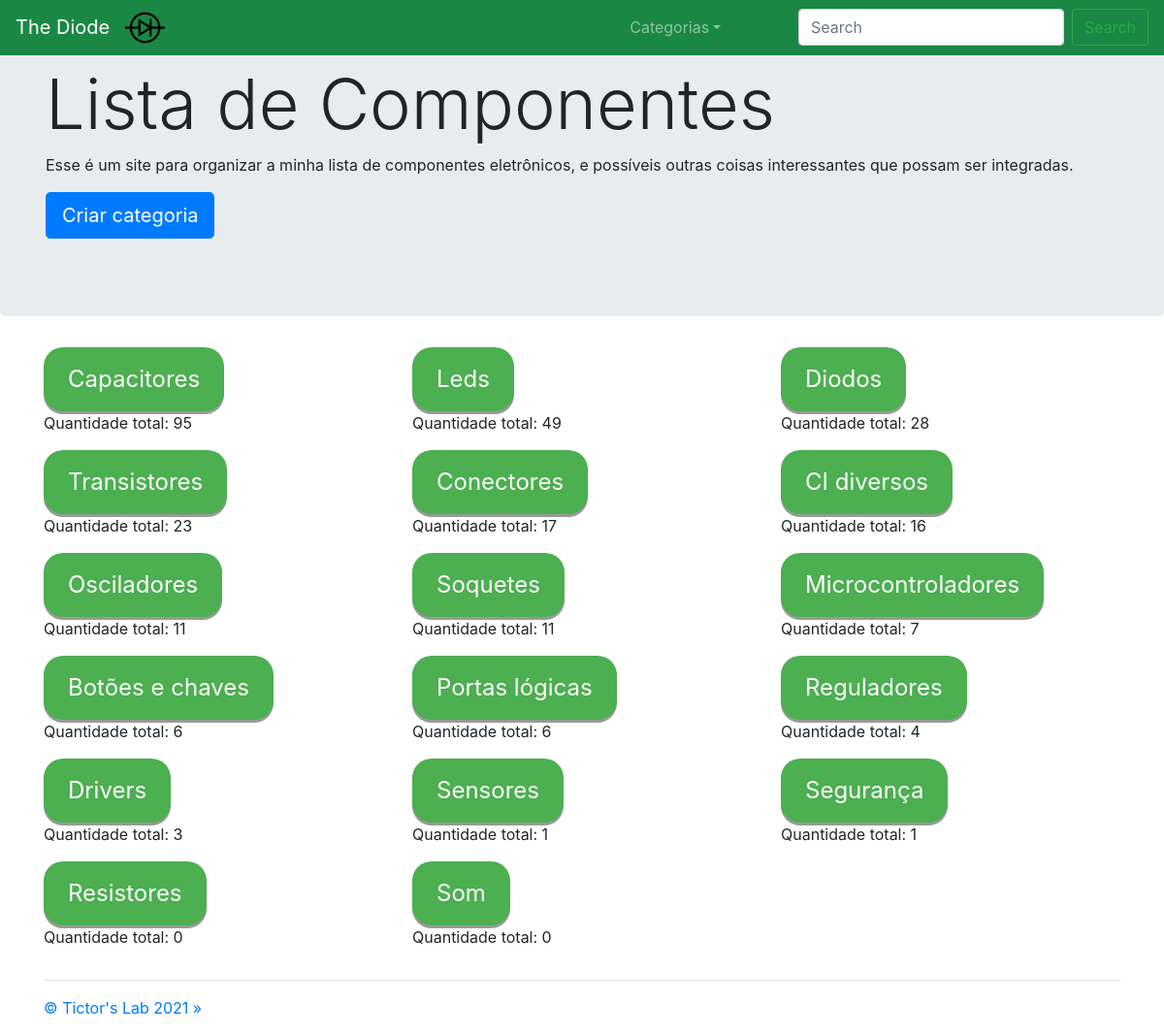
The page / on the database its author committed.
### componente/models.py (models this page shows, shortened)
class Categoria(models.Model):
    nome       = models.CharField(max_length=100, unique=True, null=True)
    quantidade = models.IntegerField(blank=True, null=True)

### core/views.py (the view, shortened to what this page needs)
# urls.py: 2. Add a URL to urlpatterns:  path('', views.home, name='home')
@csrf_exempt
def home(request):
    ip = visitor_ip_address(request)
    print(ip)
    jsonDict = painelDeArmazenamentoModular_json()
    print(jsonDict)
    categorias = Categoria.objects.order_by('-quantidade')
    criar_painel_msg = painelDeArmazenamentoModular_contextMsg(request)
    context = {'categorias':categorias,
               'criar_painel_msg':criar_painel_msg}
    response = render(request, 'core/menu.html', context)
    return response

### core/views.py (called while the page is built)
def visitor_ip_address(request):
    x_forwarded_for = request.META.get('HTTP_X_FORWARDED_FOR')
    if x_forwarded_for:
        ip = x_forwarded_for.split(',')[0]
    else:
        ip = request.META.get('REMOTE_ADDR')
    return ip

def painelDeArmazenamentoModular_splitIds(request, cookie_name):
    criar_painel_ids = request.COOKIES.get(cookie_name)
    if (criar_painel_ids != None): criar_painel_num_ids = len(criar_painel_ids.split(","))
    else: criar_painel_num_ids = 0
    return criar_painel_num_ids

def painelDeArmazenamentoModular_contextMsg(request):
    criar_painel_num_ids = painelDeArmazenamentoModular_splitIds(request, "criar_painel_ids")
    if request.COOKIES.get('criar_painel') == "True" and criar_painel_num_ids == 9:
        criar_painel_msg = "todos os componentes selecionados"
    elif request.COOKIES.get('criar_painel') == "True":
        criar_painel_msg = str(criar_painel_num_ids) + " componentes selecionados"
    else:
        criar_painel_msg = 0
    return criar_painel_msg

### core/templates/core/menu.html (shortened to what this page needs)
{% extends 'core/base.html' %}
{% load static %}
{% block content %}
<nav class="navbar navbar-expand-md navbar-dark fixed-top" style="background-color: #1a8844;">
    <a class="navbar-brand" href="../">The Diode</a>
    <div class="collapse navbar-collapse" id="navbarsExampleDefault">
        <ul class="navbar-nav mr-auto">
            <li>
                <img src="{% static 'core/imagens/Diode.png' %}" style="width:8%;">
            </li>
            <li class="nav-item dropdown">
                <a class="nav-link dropdown-toggle" href="#" id="dropdown01" data-toggle="dropdown" aria-haspopup="true"
                    aria-expanded="false">Categorias</a>
            </li>
        </ul>
        <form class="form-inline my-2 my-lg-0" action="/search">
            <input name="q" class="form-control mr-sm-2" type="text" placeholder="Search" aria-label="Search">
            <button class="btn btn-outline-success my-2 my-sm-0" type="submit">Search</button>
        </form>
    </div>
</nav>
<main role="main">
    <div class="jumbotron">
        <div class="container">
            <h1 class="display-3">Lista de Componentes</h1>
            <p>Esse é um site para organizar a minha lista de componentes eletrônicos, e possíveis outras coisas interessantes que possam ser integradas.</p>
        </div>
        <div class="container">
            <p><a class="btn btn-primary btn-lg" href="criar" role="button">Criar categoria</a></p>
        </div>
    </div>
    <div class="container">
        <div class="row">
            {% for categoria in categorias %}
            <div class="col-md-4">
                <button class="categorias" onclick="document.location='{{ categoria.id }}'" role="button">{{ categoria.nome }}</button>
                <p>Quantidade total: {{ categoria.quantidade }}</p>
            </div>
            {% endfor %}
        </div>
        <hr>
    </div>
</main>
<footer class="container">
    <p><a href="http://tictorslab.blogspot.com/" role="button">&copy; Tictor's Lab 2021 &raquo;</a></p>
</footer>
{% endblock %}

### core/templates/core/menu.html (style rules this page uses)
.categorias { display: inline-block; padding: 15px 25px; font-size: 24px; cursor: pointer; text-align: center; text-decoration: none; outline: none; color: #fff; background-color: #4CAF50; border: none; border-radius: 20px; box-shadow: 0 3px #999; }

### rows shown on the page
Categoria: nome "Capacitores", quantidade "95"
Categoria: nome "Leds", quantidade "49"
Categoria: nome "Diodos", quantidade "28"
Categoria: nome "Transistores", quantidade "23"
Categoria: nome "Conectores", quantidade "17"
Categoria: nome "CI diversos", quantidade "16"
Categoria: nome "Osciladores", quantidade "11"
Categoria: nome "Soquetes", quantidade "11"
Categoria: nome "Microcontroladores", quantidade "7"
Categoria: nome "Botões e chaves", quantidade "6"
Categoria: nome "Portas lógicas", quantidade "6"
Categoria: nome "Reguladores", quantidade "4"
Categoria: nome "Drivers", quantidade "3"
Categoria: nome "Sensores", quantidade "1"
Categoria: nome "Segurança", quantidade "1"
Categoria: nome "Resistores", quantidade "0"
Categoria: nome "Som", quantidade "0"
